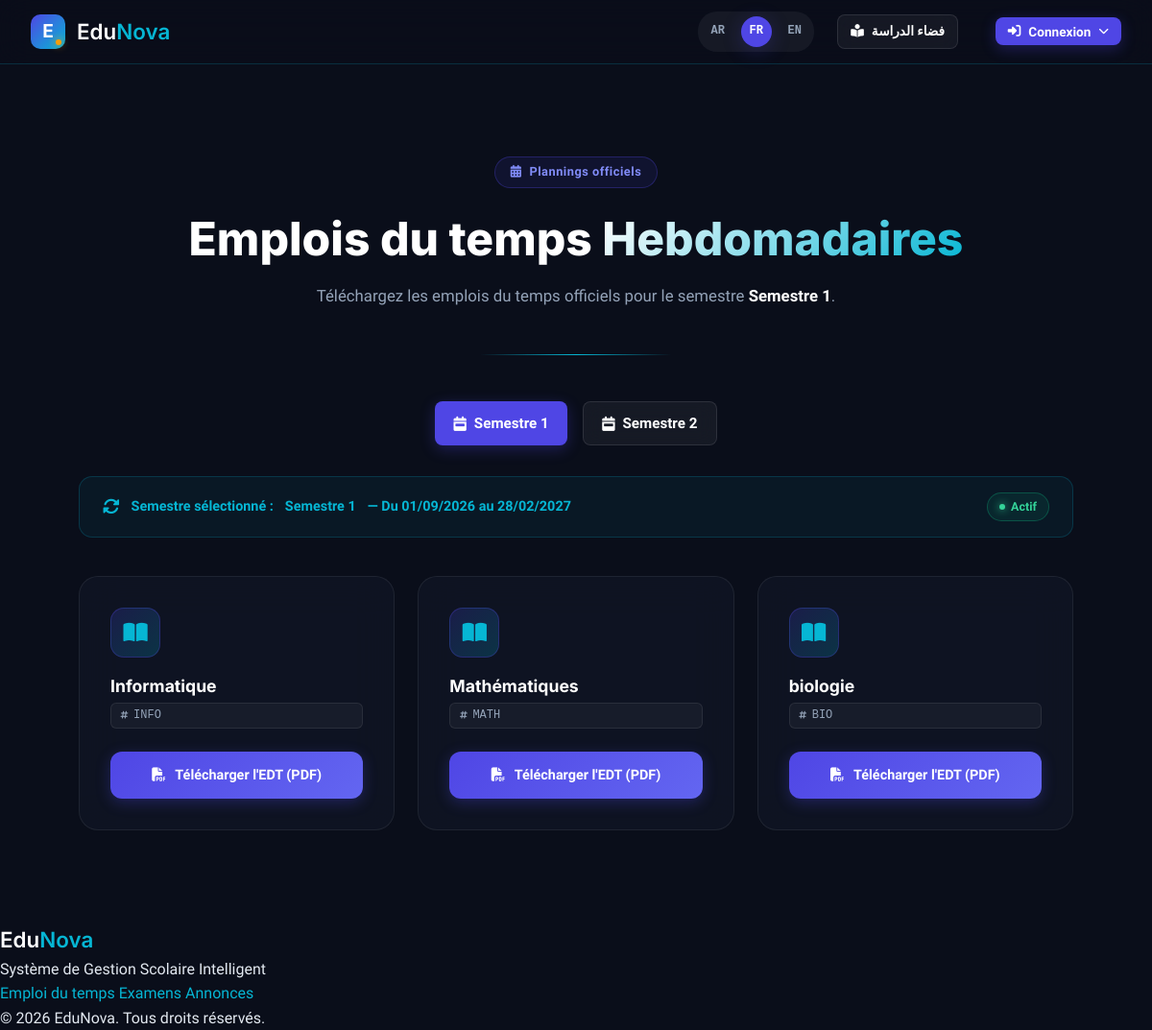
Page /emploi-du-temps on the committed database.
### gestion_scolaire_landshape/app/models/academic.py (models this page shows, shortened)
class Semestre(db.Model):
    __tablename__ = 'semestres'
    id                = db.Column(db.Integer,     primary_key=True, autoincrement=True)
    annee_scolaire_id = db.Column(db.Integer,     db.ForeignKey('annees_scolaires.id', ondelete='RESTRICT'), nullable=False)
    numero            = db.Column(db.SmallInteger, nullable=False)   # 1 ou 2
    date_debut        = db.Column(db.Date,         nullable=False)
    date_fin          = db.Column(db.Date,         nullable=False)
    est_actif         = db.Column(db.Boolean,      nullable=False,  default=False)
    notes_cloturees   = db.Column(db.Boolean,      nullable=False,  default=False)
    annee_scolaire      = db.relationship('AnneeScolaire',   back_populates='semestres')
    affectations        = db.relationship('AffectationEnseignement', back_populates='semestre', lazy='dynamic')
    resultats_semestre  = db.relationship('ResultatSemestre', back_populates='semestre', lazy='dynamic')
    calendrier_examens  = db.relationship('CalendrierExamen', back_populates='semestre', lazy='dynamic')
    emploi_du_temps     = db.relationship('EmploiDuTemps',    back_populates='semestre', lazy='dynamic')
    pdfs_emplois_temps  = db.relationship('PdfEmploiTemps',   back_populates='semestre', lazy='dynamic')
    __table_args__ = (
        db.UniqueConstraint('annee_scolaire_id', 'numero', name='uk_annee_sem'),
    )
    @property
    def label(self):
        return f'Semestre {self.numero}'

class Specialite(db.Model):
    __tablename__ = 'specialites'
    id          = db.Column(db.Integer,     primary_key=True, autoincrement=True)
    code        = db.Column(db.String(20),  nullable=False,   unique=True)
    nom         = db.Column(db.String(150), nullable=False)
    nom_ar      = db.Column(db.String(150), nullable=True)
    nom_en      = db.Column(db.String(150), nullable=True)
    description = db.Column(db.Text,        nullable=True)
    est_active  = db.Column(db.Boolean,     nullable=False,   default=True)
    created_at  = db.Column(db.DateTime,    default=lambda: datetime.now(timezone.utc))
    updated_at  = db.Column(db.DateTime,    default=lambda: datetime.now(timezone.utc),
                             onupdate=lambda: datetime.now(timezone.utc))
    sections            = db.relationship('Section',        back_populates='specialite',    lazy='dynamic')
    programmes          = db.relationship('Programme',      back_populates='specialite',    lazy='dynamic')
    pdfs_emplois_temps  = db.relationship('PdfEmploiTemps', back_populates='specialite',    lazy='dynamic')

### gestion_scolaire_landshape/app/blueprints/public/routes.py (the view)
@public_bp.route('/emploi-du-temps')
def emploi_du_temps():
    from app.models.academic import AnneeScolaire
    specialites = Specialite.query.filter_by(est_active=True).order_by(Specialite.nom).all()
    annee_active = AnneeScolaire.query.filter_by(est_active=True).first()
    if annee_active:
        semestres = Semestre.query.filter_by(annee_scolaire_id=annee_active.id).order_by(Semestre.numero).all()
    else:
        semestres = Semestre.query.order_by(Semestre.id.desc()).limit(2).all()
    sem_id = request.args.get('sem_id', type=int)
    if sem_id:
        semestre_actif = Semestre.query.get(sem_id)
    else:
        semestre_actif = next((s for s in semestres if s.est_actif), None)
        if not semestre_actif and semestres:
            semestre_actif = semestres[0]
    return render_template('public/emploi_temps.html',
                           specialites=specialites,
                           semestre=semestre_actif,
                           semestres=semestres)

### gestion_scolaire_landshape/app/templates/public/emploi_temps.html (shortened to what this page needs)
{% extends 'base.html' %}
{% block head %}
<link href="https://unpkg.com/aos@2.3.1/dist/aos.css" rel="stylesheet">
{% endblock %}
{% block content %}
<div class="page-hero" data-aos="fade-up">
  <div class="page-badge"><i class="fa-solid fa-calendar-days"></i> Plannings officiels</div>
  <h1>Emplois du temps <span style="background:linear-gradient(135deg,#fff,var(--c-nova-cyan));-webkit-background-clip:text;-webkit-text-fill-color:transparent;background-clip:text;">Hebdomadaires</span></h1>
  <p>
    {% if semestre %}
      Téléchargez les emplois du temps officiels pour le semestre <strong style="color:#fff;">{{ semestre.label }}</strong>.
    {% else %}
      Aucun semestre actif pour le moment. Revenez prochainement.
    {% endif %}
  </p>
</div>
<section class="edt-section">
  {% if semestres and semestres|length > 1 %}
  <div style="display: flex; gap: 1rem; justify-content: center; margin-bottom: 2rem;" data-aos="fade-up">
    {% for s in semestres %}
    <a href="{{ url_for('public.emploi_du_temps', sem_id=s.id) }}" class="btn {% if semestre and semestre.id == s.id %}btn-primary{% else %}btn-glass{% endif %}">
      <i class="fa-solid fa-calendar-week"></i> {{ s.label }}
    </a>
    {% endfor %}
  </div>
  {% endif %}
  {% if semestre %}
  <div class="sem-info-bar" data-aos="fade-up">
    <div class="sem-label">
      <i class="fa-solid fa-rotate"></i>
      Semestre sélectionné : <strong>{{ semestre.label }}</strong>
      {% if semestre.date_debut and semestre.date_fin %}
        — Du {{ semestre.date_debut.strftime('%d/%m/%Y') }} au {{ semestre.date_fin.strftime('%d/%m/%Y') }}
      {% endif %}
    </div>
    <div class="sem-status">
      {% if semestre.est_actif %}
      <div class="sem-dot"></div>
      Actif
      {% else %}
      <i class="fa-solid fa-box-archive"></i>
      Archivé
      {% endif %}
    </div>
  </div>
  {% endif %}
  <div class="spe-grid">
    {% for spe in specialites %}
    <div class="spe-card" data-aos="fade-up" data-aos-delay="{{ loop.index0 * 80 }}">
      <div class="spe-icon">
        <i class="fa-solid fa-book-open"></i>
      </div>
      <h4>{{ spe.nom }}</h4>
      <div class="spe-code"> {{ spe.code }}</div>
      <a href="{{ url_for('public.telecharger_edt', spe_id=spe.id) }}{% if semestre %}?sem_id={{ semestre.id }}{% endif %}" class="btn-download">
        <i class="fa-solid fa-file-pdf"></i>
        Télécharger l'EDT (PDF)
      </a>
    </div>
    {% else %}
    <div class="empty-state">
      <i class="fa-solid fa-folder-open"></i>
      <p>Aucune spécialité disponible pour le moment.</p>
    </div>
    {% endfor %}
  </div>
</section>
{% endblock %}

### gestion_scolaire_landshape/app/static/css/edunova.css (style rules this page uses)
:root { --bg-deep-void: #0a0e1a; --bg-midnight-slate: #111827; --bg-card-glass: rgba(17, 24, 39, 0.65); --c-aurora-indigo: #4f46e5; --c-aurora-hover: #4338ca; --c-nova-cyan: #06b6d4; --c-gold-dust: #f59e0b; --text-main: #e2e8f0; --text-muted: #94a3b8; --s-success: #10b981; --s-danger: #ef4444; --s-warning: #f59e0b; --s-info: #3b82f6; --font-display: 'Clash Display', 'Inter', sans-serif; --font-body: 'Sora', 'Inter', sans-serif; --font-arabic: 'Noto Kufi Arabic', sans-serif; --font-mono: 'JetBrains Mono', monospace; --transition-fast: 150ms cubic-bezier(0.4, 0, 0.2, 1); --transition-smooth: 350ms cubic-bezier(0.25, 1, 0.5, 1); --shadow-glow: 0 4px 20px rgba(79, 70, 229, 0.25); --shadow-glass: 0 8px 32px rgba(0, 0, 0, 0.3); --border-glass: 1px solid rgba(255, 255, 255, 0.08); --border-cyan: 1px solid rgba(6, 182, 212, 0.3); }
* { margin: 0; padding: 0; box-sizing: border-box; }
body { font-family: var(--font-body); background-color: var(--bg-deep-void); color: var(--text-main); line-height: 1.6; min-height: 100vh; display: flex; flex-direction: column; overflow-x: hidden; }
h1, h2, h3, h4, h5, h6 { font-family: var(--font-display); font-weight: 600; line-height: 1.2; }
a { color: var(--c-nova-cyan); text-decoration: none; transition: color var(--transition-fast); }
.btn { display: inline-flex; align-items: center; justify-content: center; gap: 0.5rem; padding: 0.6rem 1.2rem; border-radius: 8px; font-weight: 600; font-size: 0.95rem; font-family: var(--font-body); transition: all var(--transition-fast); position: relative; overflow: hidden; }
.btn-primary { background: var(--c-aurora-indigo); color: #fff; box-shadow: 0 4px 15px rgba(79, 70, 229, 0.3); }
.btn-glass { background: rgba(255, 255, 255, 0.05); border: 1px solid rgba(255, 255, 255, 0.1); color: #fff; backdrop-filter: blur(10px); }

### gestion_scolaire_landshape/app/templates/base.html (style rules this page uses)
body { top: 0px !important; }

### rows in the picture
Semestre: label "Semestre 1", date_debut "01/09/2026", date_fin "28/02/2027"
Semestre: label "Semestre 2"
Specialite: nom "Informatique", code "INFO"
Specialite: nom "Mathématiques", code "MATH"
Specialite: nom "biologie", code "BIO"

### other values in the picture
{{ 2026 }} "2026"
